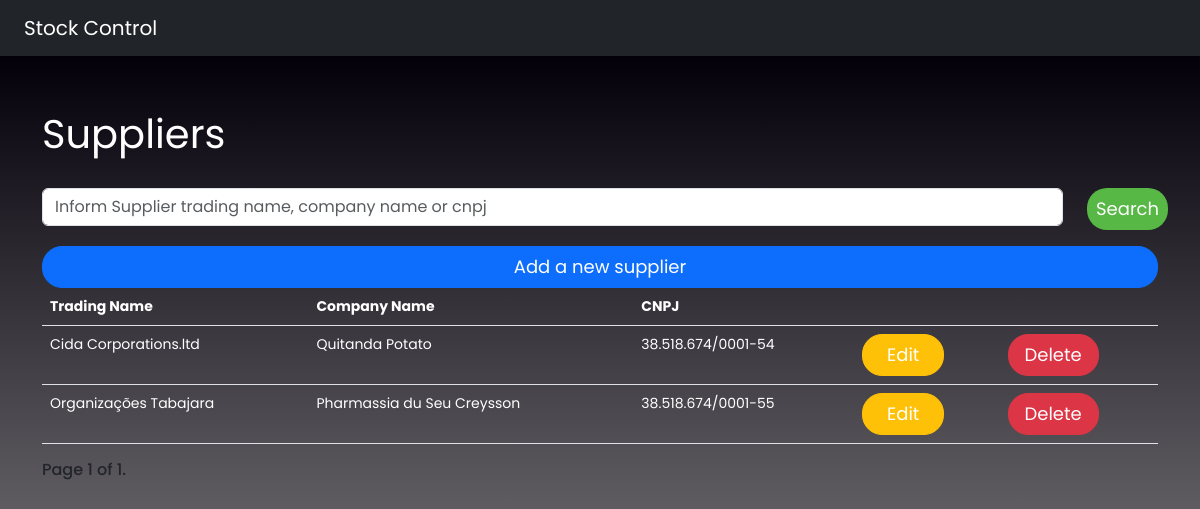
Screenshot of /suppliers/ with the database file from the repository.
### stock_app/models.py (models this page shows)
class Suppliers(models.Model):
    status = models.BooleanField(default=False, verbose_name=f"Status: Inactive / Active")
    trading_name = models.CharField(max_length=250, null=False)
    company_name = models.CharField(max_length=250, null=False)
    cnpj = models.CharField(max_length=18, unique=True, null=False)
    phone = models.CharField(max_length=15, null=False)
    email = models.EmailField(default="")

### stock_app/views.py (the view)
# urls.py: path("suppliers/", suppliers, name="suppliers"),
def suppliers(request):
    suppliers = Suppliers.objects.all().order_by('-id')
    queryset = request.GET.get('q')
    if queryset:
        suppliers = Suppliers.objects.filter(
            Q(trading_name__icontains=queryset)|
            Q(company_name__icontains=queryset)|
            Q(cnpj__icontains=queryset)
        )
    paginator = Paginator(suppliers, 5)
    page = request.GET.get('page')
    suppliers = paginator.get_page(page)
    return render(request, "suppliers/suppliers.html", {"suppliers": suppliers})

### templates/suppliers/suppliers.html (shortened to what this page needs)
{% extends 'base.html' %}
{% block content %}
    <div class="container">
        <div class="py-4"></div>
        <p class="mb-4 text-white fs-1 fw-normal">Suppliers</p>
        <form method="GET">
            <div class="row">
                <div class="form-group col-11" id="message">
                    <input class="form-control" type="search" placeholder="Inform Supplier trading name, company name or cnpj" name="q" value="{{request.GET.q}}">
                </div>
                <div class="form-group col-1 d-grid">
                    <button class="btn btn--pill btn--green px-2 mx-0">Search</button>
                </div>
            </div>
        </form>
        <div class="row">
            <div class="d-grid gap-2">
                <a class="mt-3 btn btn--pill btn-primary" href="{% url 'add_suppliers' %}">Add a new supplier</a>
            </div>
        </div>
        <table class="table table-head">
            <thead>
                <tr class="text-white">
                    <th>Trading Name</th>
                    <th>Company Name</th>
                    <th>CNPJ</th>
                    <th></th>
                    <th></th>
                </tr>
            </thead>
            <tbody>
                {% for supplier in suppliers %}
                <tr style="color: #fff;">
                    <td>{{supplier.trading_name}}</td>
                    <td>{{supplier.company_name}}</td>
                    <td>{{supplier.cnpj}}</td>
                    <td><a class="px-4 btn btn--pill btn-warning" href="/edit_supplier/{{supplier.id}}">Edit</a></td>
                    <td><a class="px-3 btn btn--pill btn-danger" href="/remove_customer/{{customer.id}}">Delete</a></td>
                </tr>
                {% endfor %}
            </tbody>
        </table>
        <div class="pagination">
            <span class="step-links">
                <div class="d-inline-flex bd-highlight">
                    <span class="h6 current">
                        Page {{ suppliers.number }} of {{ suppliers.paginator.num_pages }}.
                    </span>
                </div>
            </span>
        </div>
    </div>
{% endblock content %}

### static/css/main.css (style rules this page uses)
.row { display: -webkit-box; display: -webkit-flex; display: -moz-box; display: -ms-flexbox; display: flex; -webkit-flex-wrap: wrap; -ms-flex-wrap: wrap; flex-wrap: wrap; }
html { -webkit-box-sizing: border-box; -moz-box-sizing: border-box; box-sizing: border-box; }
* { padding: 0; margin: 0; }
*, *:before, *:after { -webkit-box-sizing: inherit; -moz-box-sizing: inherit; box-sizing: inherit; }
body, h1, h2, h3, h4, h5, h6, blockquote, p, pre, dl, dd, ol, ul, figure, hr, fieldset, legend { margin: 0; padding: 0; }
table { border-collapse: collapse; border-spacing: 0; }
button { outline: none; background: none; border: none; }
body { font-family: "Poppins", "Arial", "Helvetica Neue", sans-serif; font-weight: 400; font-size: 14px; }
.btn { display: inline-block; line-height: 40px; padding: 0 33px; font-family: Poppins, Arial, "Helvetica Neue", sans-serif; cursor: pointer; color: #fff; -webkit-transition: all 0.4s ease; -o-transition: all 0.4s ease; -moz-transition: all 0.4s ease; transition: all 0.4s ease; font-size: 18px; }
.btn--pill { -webkit-border-radius: 20px; -moz-border-radius: 20px; border-radius: 20px; }
.btn--green { background: #57b846; }
input { outline: none; margin: 0; border: none; -webkit-box-shadow: none; -moz-box-shadow: none; box-shadow: none; width: 100%; font-size: 14px; font-family: inherit; }

### rows the page displays
Suppliers: trading_name "Cida Corporations.ltd", company_name "Quitanda Potato", cnpj "38.518.674/0001-54"
Suppliers: trading_name "Organizações Tabajara", company_name "Pharmassia du Seu Creysson", cnpj "38.518.674/0001-55"

### other values shown
{{ suppliers.number }} "1"
{{ suppliers.paginator.num_pages }} "1"
